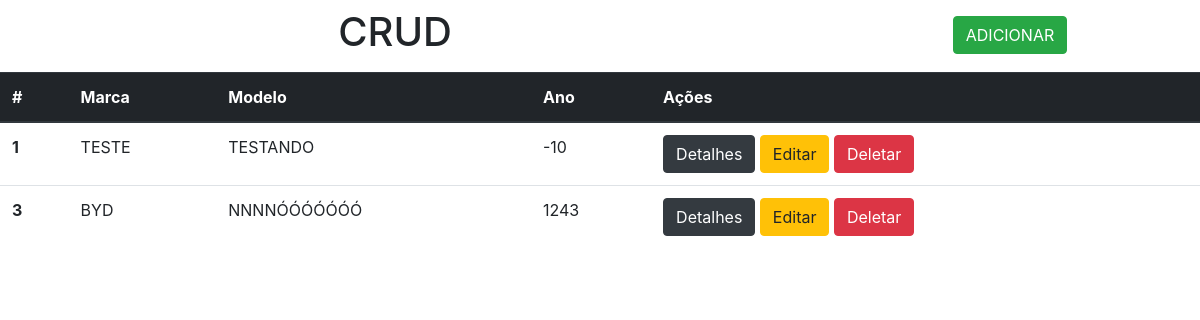
Page /?page=2 on the earlier database version.
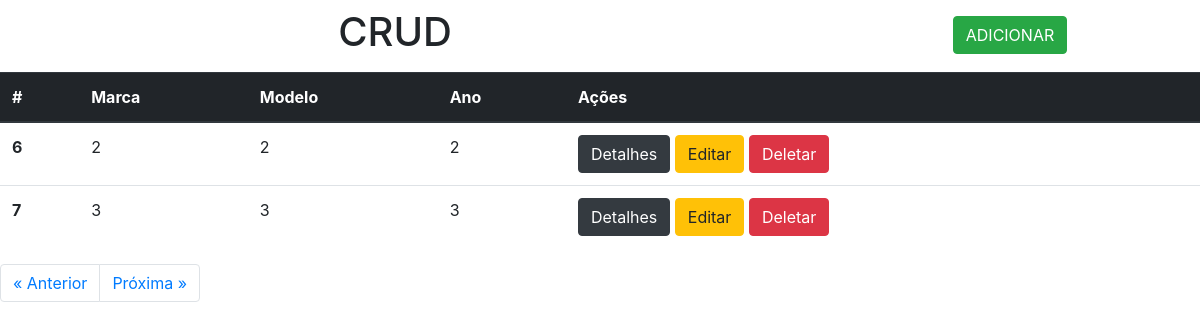
Same page on the later database version.
### novosite/models.py (models this page shows)
class Carro(models.Model):
    marca = models.CharField(max_length=100)
    modelo = models.CharField(max_length=100)
    ano = models.IntegerField()
    excluido = models.BooleanField(default=False)

### novosite/views.py (the view)
# urls.py: path('', views.index, name='index'),
def index(request):
    data = {}
    all_carros = Carro.objects.filter(excluido=False).order_by('id')
    paginator = Paginator(all_carros, 2)
    page = request.GET.get('page')
    data['carros'] = paginator.get_page(page)
    return render(request, 'index.html', data)

### novosite/templates/index.html (shortened to what this page needs)
<!DOCTYPE html>
<html lang="en">
<head>
    <link rel="stylesheet" href="https://cdn.jsdelivr.net/npm/bootstrap@4.0.0/dist/css/bootstrap.min.css"
>
</head>
<body>
    <div class="row">
        <div class="col-8 mauto pt-2 pb-2 text-center">
            <h1>CRUD</h1>
        </div>
        <div class="col-4 mauto pt-3 pb-2 text-center">
            <a href="/form" class="btn btn-success">ADICIONAR</a>
        </div>
    </div>
    <table class="table">
        <thead class="thead-dark">
            <tr>
                <th scope="col" c>#</th>
                <th scope="col">Marca</th>
                <th scope="col">Modelo</th>
                <th scope="col">Ano</th>
                <th scope="col">Ações</th>
            </tr>
        </thead>
            {% for carro in carros %}
            <tr>
                <th scope="row"  >{{ carro.id }}</th>
                <td>{{ carro.marca }}</td>
                <td>{{ carro.modelo }}</td>
                <td>{{ carro.ano }}</td>
                <td>
                    <a href="/visualizar/{{ carro.id }}/" class="btn btn-dark">Detalhes</a>
                    <a href="/editar/{{ carro.id }}/" class="btn btn-warning">Editar</a>
                    <a href="/deletar/{{ carro.id }}/" class="btn btn-danger" onclick="return confirm('Tem certeza?')">Deletar</a>
                </td>
            </tr>
            {% endfor %}
    </table>
    <nav>
        <ul class="pagination">
            {% if carros.has_previous %}
            <li class="page-item"><a class="page-link" href="?page={{ carros.previous_page_number }}">&laquo; Anterior</a></li>
            {% endif %}
            {% if carros.has_next %}
            <li class="page-item"><a class="page-link" href="?page={{ carros.next_page_number }}">Próxima &raquo;</a></li>
            {% endif %}
        </ul>
    </nav>
</body>
</html>

Differences in the rows shown:
no longer on this page (row edited): Carro: id "1", marca "TESTE", modelo "TESTANDO", ano "-10"
no longer on this page (row unchanged): Carro: id "3", marca "BYD", modelo "NNNNÓÓÓÓÓÓÓ", ano "1243"
added Carro: id "6", marca "2", modelo "2", ano "2"
added Carro: id "7", marca "3", modelo "3", ano "3"
Other differences:
text now shown: "« Anterior Próxima »"
